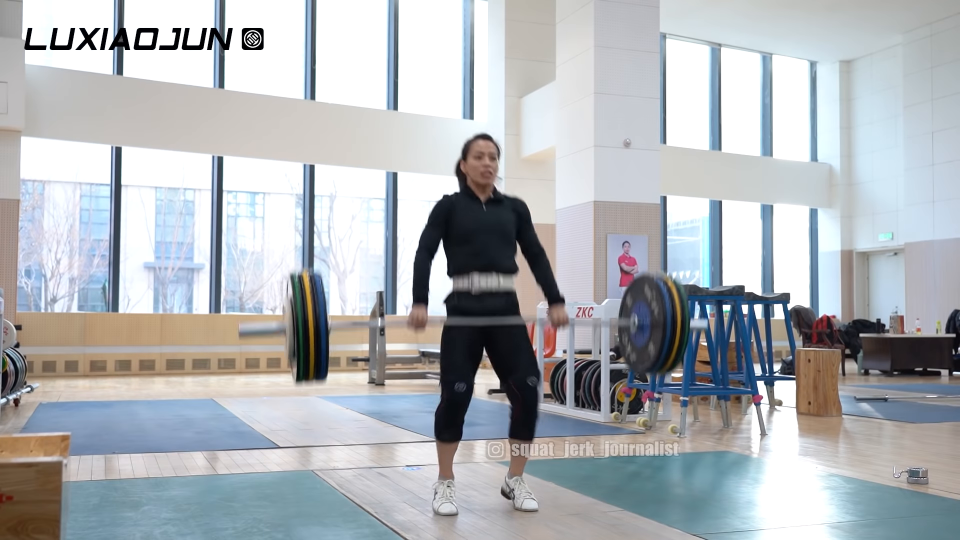
#> input picture frame 15 of Dense_Optical_Flow_Farneback/input/snatch.mp4, 1920 x 1080 px, given in place of 1920_1080_30fps.mp4, which was not available (shown at 1/2 size)
$ python optical_flow_sparse.py   (older library calls are emulated)
#> lines starting #> are read from the running program, lines starting #| are printed output that depends on the picture; after the words box and inside, x2 and y2 are one past the last pixel; in counts of white or black regions, pixels touching at a corner belong together; pictures that were not available may be replaced by others from this repository, and a replacement may not be noted
import itertools
from pathlib import Path

import cv2
import imageio

import matplotlib
import matplotlib.pyplot as plt

import numpy as np
from natsort import natsorted
from scipy import signal
from scipy.ndimage import gaussian_filter
from scipy.signal import convolve, convolve2d


def lucas_kanade_point(img1, img2, pt, win_size):
    patch1 = cv2.getRectSubPix(img1, (win_size, win_size), tuple(pt))
    patch2 = cv2.getRectSubPix(img2, (win_size, win_size), tuple(pt))
    Ix = cv2.Sobel(patch1, cv2.CV_64F, 1, 0, ksize=5)
    Iy = cv2.Sobel(patch1, cv2.CV_64F, 0, 1, ksize=5)
    It = patch2.astype(np.float64) - patch1.astype(np.float64)
    A = np.vstack((Ix.ravel(), Iy.ravel())).T
    b = -It.ravel()
    ATA = A.T @ A
    ATb = A.T @ b
    if np.linalg.cond(ATA) < 1e6:
        flow = np.linalg.solve(ATA, ATb)
    else:
        flow = np.zeros(2, dtype=np.float32)
    return flow.astype(np.float32)


def warp_patch(img, pt, flow, win_size):
    # Extract the patch
    patch = cv2.getRectSubPix(img, (win_size, win_size), tuple(pt))
    w = win_size
    gx, gy = np.meshgrid(np.arange(w), np.arange(w))

    # Shift *backwards* by the current flow
    map_x = (gx - flow[0]).astype(np.float32)
    map_y = (gy - flow[1]).astype(np.float32)

    warped = cv2.remap(
        patch,
        map_x,
        map_y,
        interpolation=cv2.INTER_LINEAR,
        borderMode=cv2.BORDER_REFLECT,
    )
    return warped


def hierarchical_lk_point(pt0, img1, img2, max_level, win_size):
    # build pyramids
    pyr1, pyr2 = [img1], [img2]
    for _ in range(max_level):
        pyr1.append(cv2.pyrDown(pyr1[-1]))
        pyr2.append(cv2.pyrDown(pyr2[-1]))

    flow = np.zeros(2, dtype=np.float32)
    pt = np.array(pt0, dtype=np.float32) / (2**max_level)

    for level in range(max_level, -1, -1):
        I1 = pyr1[level]  # template
        I2 = pyr2[level]  # new frame

        # Warp and extract patches
        patch1_warp = warp_patch(I1, pt, flow / (2**level), win_size)
        patch2 = cv2.getRectSubPix(I2, (win_size, win_size), tuple(pt))

        # Compute residual flow at the patch center
        center = (win_size // 2, win_size // 2)
        d_flow = lucas_kanade_point(patch1_warp, patch2, center, win_size)

        # Accumulate
        flow = flow * 2 + d_flow
        pt += d_flow

    return flow


def track_and_write(video_path, output_path, init_pt, max_level, win_size):
    """
    Track a single point through a video, write out tracking visualization.
    """
#> called with init_pt = (1676, 654), max_level = 3, win_size = 21
    cap = cv2.VideoCapture(str(video_path))
    if not cap.isOpened():
        raise RuntimeError(f"Cannot open {video_path}")

    # Read first frame
    ret, frame = cap.read()
#> frame is the input picture: shape (1080, 1920, 3); mean B, G, R 183.7, 179.8, 175.9
    if not ret:
        raise RuntimeError("Failed to read first frame")
    h, w = frame.shape[:2]
#> h = 1080; w = 1920

    # Use Motion JPEG codec
    fourcc = cv2.VideoWriter_fourcc(*"MJPG")
    writer = cv2.VideoWriter(str(output_path), fourcc, 30.0, (w, h))

    # Setup tracking
    prev_gray = cv2.cvtColor(frame, cv2.COLOR_BGR2GRAY).astype(np.float32)
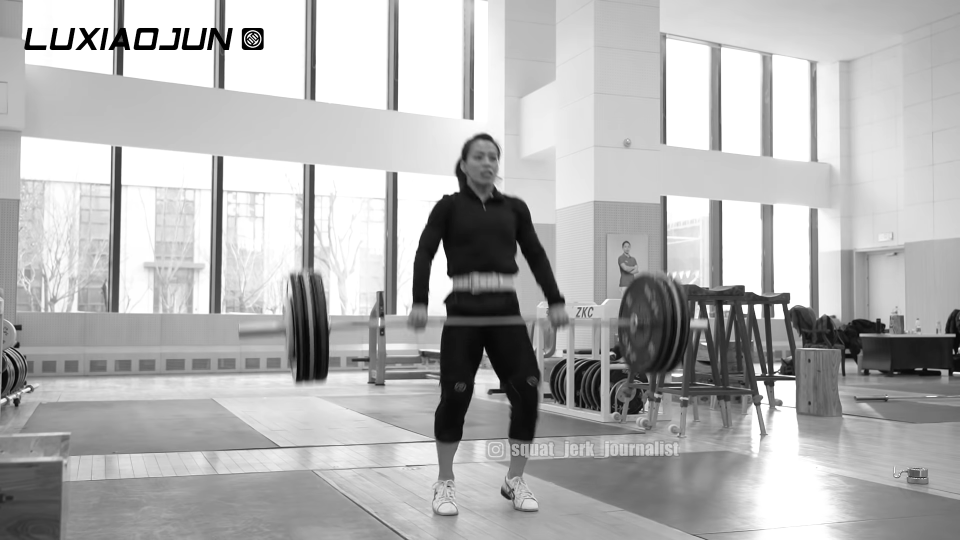
#> prev_gray: shape (1080, 1920) float32 (shown at 1/2 size); min 0, max 255, mean 179.1
    pt = np.array(init_pt, dtype=np.float32)
    traj = [pt.copy()]

    while True:
        ret, frame = cap.read()
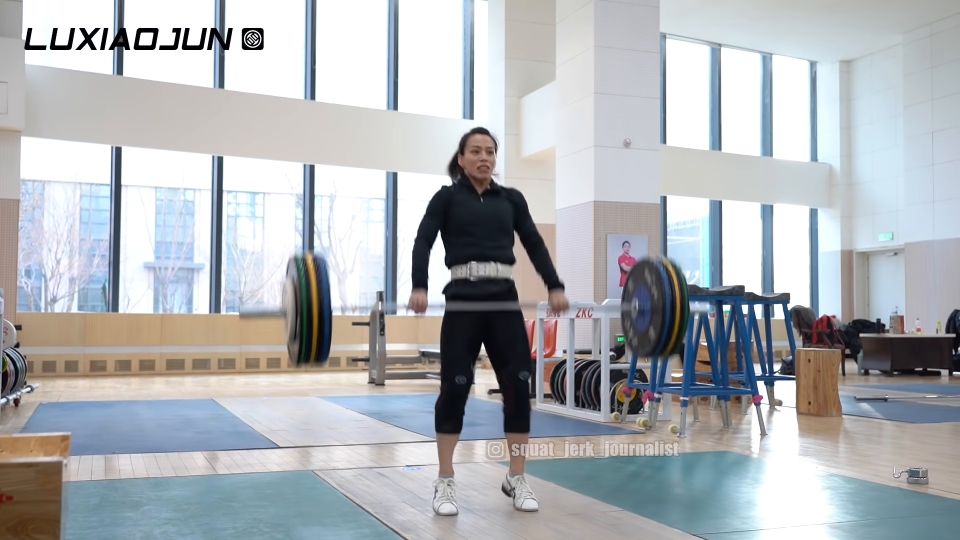
#> input picture frame 16 of Dense_Optical_Flow_Farneback/input/snatch.mp4, 1920 x 1080 px, given in place of 1920_1080_30fps.mp4, which was not available (shown at 1/2 size)
#> frame is the input picture: shape (1080, 1920, 3); mean B, G, R 183.2, 179.4, 175.6
        if not ret:
            break
        gray = cv2.cvtColor(frame, cv2.COLOR_BGR2GRAY).astype(np.float32)
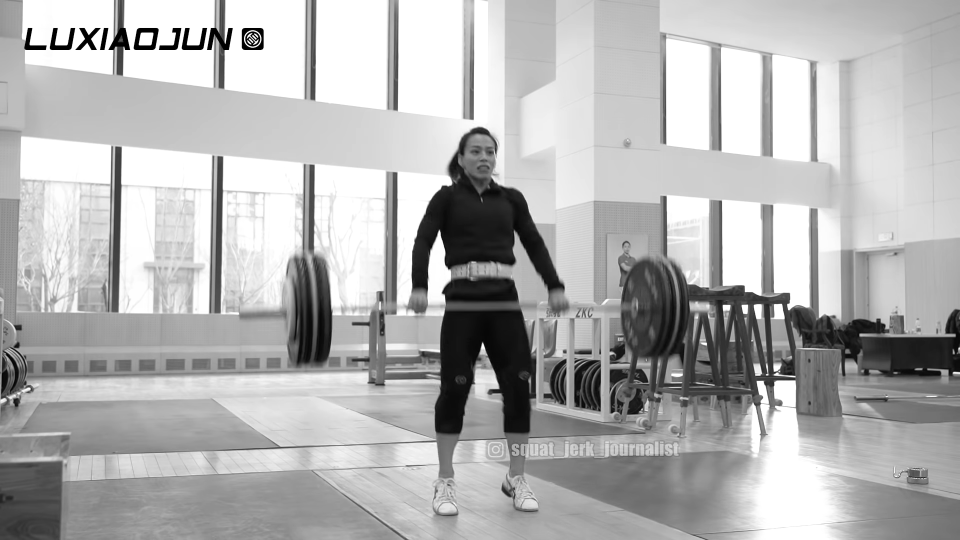
#> gray: shape (1080, 1920) float32 (shown at 1/2 size); min 0, max 255, mean 178.7

        # Compute flow and update point
        flow = hierarchical_lk_point(pt, prev_gray, gray, max_level, win_size)
#> after the loop in hierarchical_lk_point, `for _ in range(max_level):`: pyr1 = 4 items
#> the loop in hierarchical_lk_point, `for level in range(max_level, -1, -1):` made 4 passes
#> (ATA in lucas_kanade_point, ATb in lucas_kanade_point, flow, d_flow) on passes 2 to 4: ([[4612583.1, -1397620.7], [-1397620.7, 67592553.7]], [272.7, -6410.6], [2.04e-05, -8.68e-05], [3.06e-05, -9.42e-05]), ([[1.01e+09, -23129437.9], [-23129437.9, 247050616]], [39179.4, -40088.9], [7.6e-05, -0.000333], [3.51e-05, -0.000159]), ([[1.1e+10, 1.67e+09], [1.67e+09, 299485614]], [-268743.8, -43727.6], [0.000137, -0.000727], [-1.52e-05, -6.15e-05])
#> (ATA in lucas_kanade_point, ATb in lucas_kanade_point, d_flow) on pass 1: ([[920864679.1, -232727088.1], [-232727088.1, 2.01e+09]], [-5530, 8638.9], [-5.07e-06, 3.72e-06])
#> pass 1, in hierarchical_lk_point, `I2 = pyr2[level]`:
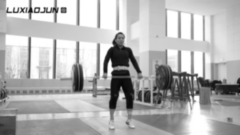
#> I2: shape (135, 240) float32; min 7.72, max 255, mean 178.9
#> pass 1, in warp_patch, `patch = cv2.getRectSubPix(img, (win_size, win_size), tuple(pt))`:
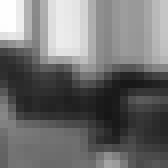
#> patch: shape (21, 21) float32 (shown 8 times larger); min 22.68, max 255, mean 112.7
#> pass 1, in warp_patch, `map_x = (gx - flow[0]).astype(np.float32)`:
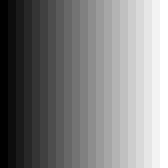
#> map_x: shape (21, 21) float32 (shown 8 times larger); min 0, max 20, mean 10; drawn with min black and max white
#> after the loop in hierarchical_lk_point, `for level in range(max_level, -1, -1):`:
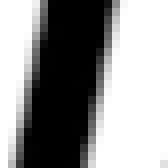
#> patch1_warp: shape (21, 21) float32 (shown 8 times larger); min 0, max 255, mean 146.9
#> flow = [0.000137, -0.000727]
        pt += flow
#> pt = [1676, 654]
        traj.append(pt.copy())

        # Draw trajectory
        vis = frame.copy()
        for i in range(1, len(traj)):
            cv2.line(
                vis,
                tuple(traj[i - 1].astype(int)),
                tuple(traj[i].astype(int)),
                (0, 255, 0),
                2,
            )
#> this loop made 1 pass
#> vis: shape (1080, 1920, 3); under 0.01% of pixels changed, all inside (x1, y1, x2, y2) = (1675, 652, 1678, 656)

        # Draw current point
        cv2.circle(vis, tuple(pt.astype(int)), 4, (0, 0, 255), -1)
#> vis: shape (1080, 1920, 3); mean B, G, R 183.2, 179.4, 175.6

        # Write frame
        writer.write(vis)
        prev_gray = gray

    cap.release()
    writer.release()
    print(f"Successfully wrote video to {output_path}")


if __name__ == "__main__":
    input_mp4 = Path("./input/1920_1080_30fps.mp4")
    output_dir = Path("./output/airplane")
    output_dir.mkdir(parents=True, exist_ok=True)

    init_pt = (1676, 654)  # initial point to track

    MAX_LEVELS = [3, 4, 5, 6]
    WIN_SIZES = [21, 41, 61, 81, 101]

    for max_lev, win in itertools.product(MAX_LEVELS, WIN_SIZES):
        out_file = output_dir / f"traj_L{max_lev}_W{win}.avi"

        print(f"Tracking with max_level={max_lev}, win_size={win} → {out_file.name}")

        track_and_write(input_mp4, out_file, init_pt, max_lev, win)

    print("All done.")

$ run again, starting later in the video
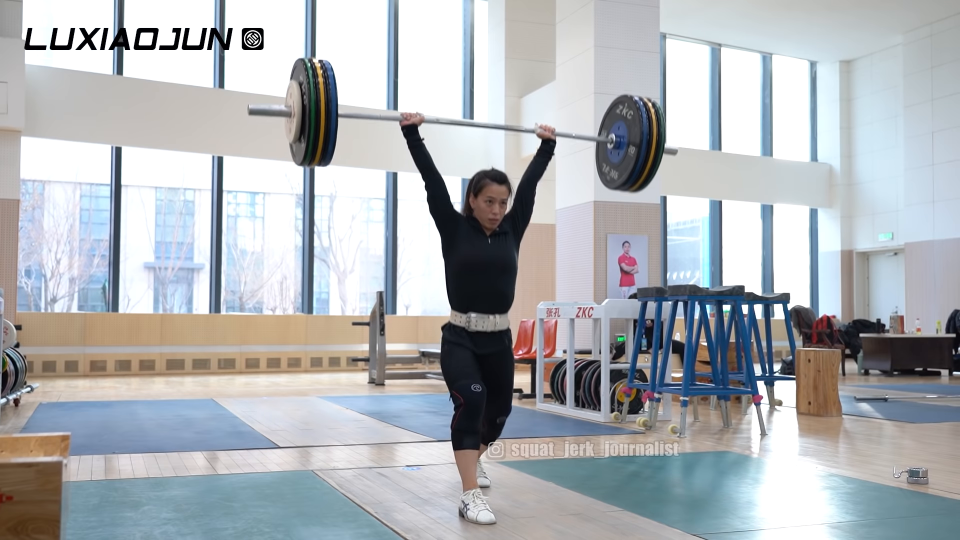
#> input picture frame 67 of Dense_Optical_Flow_Farneback/input/snatch.mp4, 1920 x 1080 px, given in place of 1920_1080_30fps.mp4, which was not available (shown at 1/2 size)
#> in track_and_write, frame is the input picture: shape (1080, 1920, 3); mean B, G, R 182.9, 179, 175.3
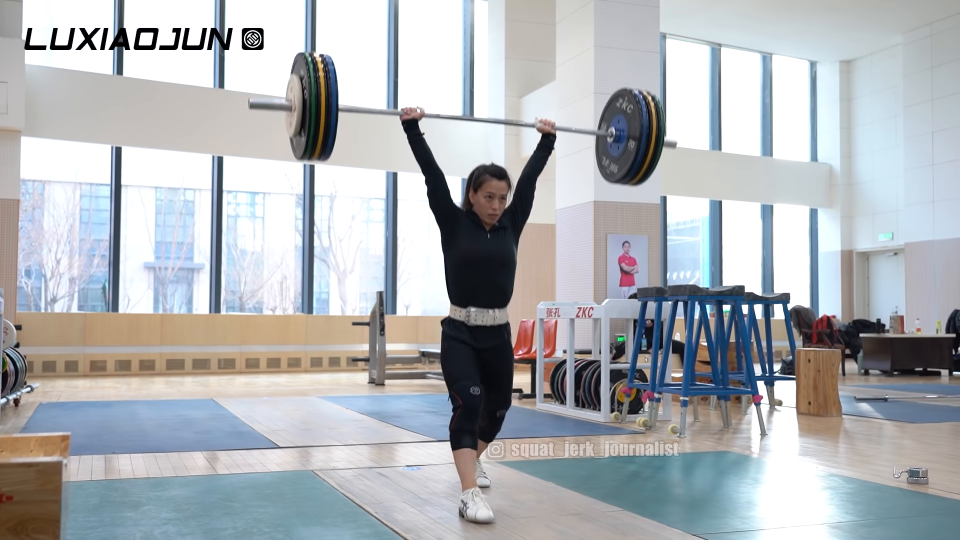
#> input picture frame 68 of Dense_Optical_Flow_Farneback/input/snatch.mp4, 1920 x 1080 px, given in place of 1920_1080_30fps.mp4, which was not available (shown at 1/2 size)
#> in track_and_write, frame is the input picture: shape (1080, 1920, 3); mean B, G, R 182.8, 178.9, 175.2
#> after the loop in hierarchical_lk_point, `for _ in range(max_level):`: pyr1 = 4 items
#> the loop in hierarchical_lk_point, `for level in range(max_level, -1, -1):` made 4 passes
#> (ATA in lucas_kanade_point, ATb in lucas_kanade_point, d_flow, pt) on passes 1 to 2: ([[921199261.4, -231925175.7], [-231925175.7, 2.01e+09]], [5386.9, -17093.8], [3.82e-06, -8.05e-06], [209.5, 81.75]), ([[5.14e+09, -2.2e+09], [-2.2e+09, 1.21e+09]], [54866673.9, -26568075.1], [0.00586, -0.0113], [209.5, 81.74])
#> pass 1, in hierarchical_lk_point, `I2 = pyr2[level]`:
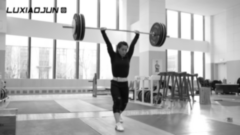
#> I2: shape (135, 240) float32; min 9.09, max 255, mean 178.4
#> in track_and_write, `flow = hierarchical_lk_point(pt, prev_gray, gray, max_level, win_size)`: flow = [0.0235, -0.045]
#> in track_and_write, `pt += flow`: pt = [1676, 654]
#> the loop in track_and_write, `for i in range(1, len(traj)):` made 1 pass

$ run again, starting later in the video
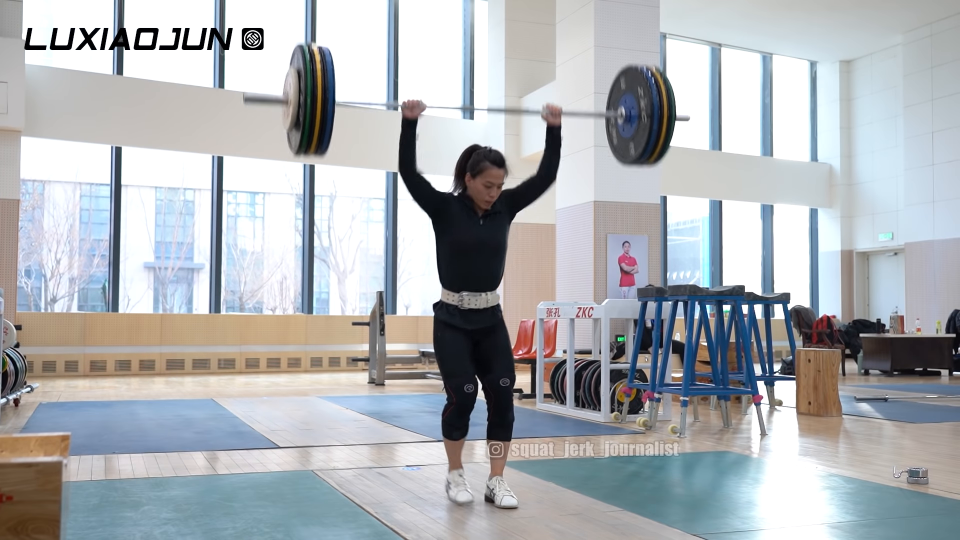
#> input picture frame 120 of Dense_Optical_Flow_Farneback/input/snatch.mp4, 1920 x 1080 px, given in place of 1920_1080_30fps.mp4, which was not available (shown at 1/2 size)
#> in track_and_write, frame is the input picture: shape (1080, 1920, 3); mean B, G, R 181.5, 177.6, 174
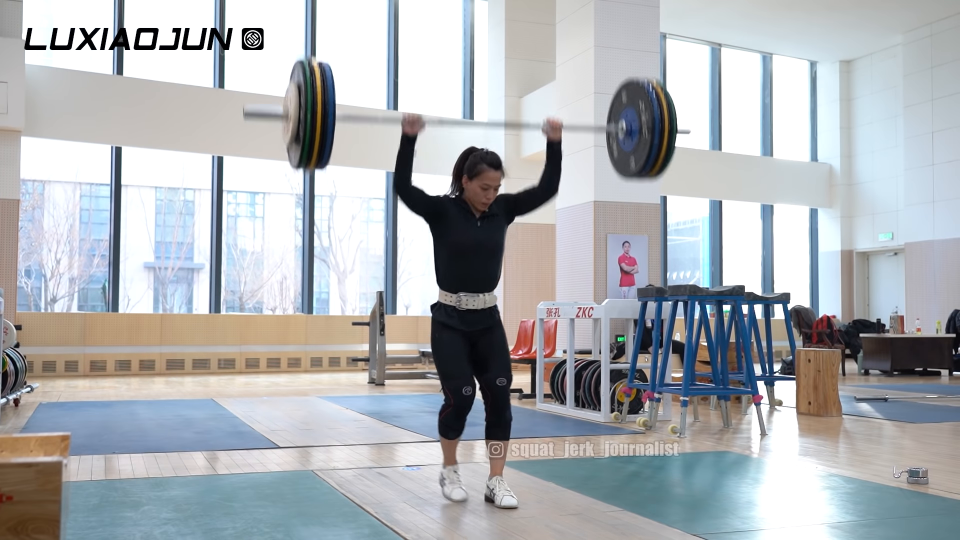
#> input picture frame 121 of Dense_Optical_Flow_Farneback/input/snatch.mp4, 1920 x 1080 px, given in place of 1920_1080_30fps.mp4, which was not available (shown at 1/2 size)
#> in track_and_write, frame is the input picture: shape (1080, 1920, 3); mean B, G, R 181.6, 177.7, 174.1
#> after the loop in hierarchical_lk_point, `for _ in range(max_level):`: pyr1 = 4 items
#> the loop in hierarchical_lk_point, `for level in range(max_level, -1, -1):` made 4 passes
#> (ATA in lucas_kanade_point, ATb in lucas_kanade_point, d_flow, pt) on passes 1 to 2: ([[930195604.6, -230236726.3], [-230236726.3, 2e+09]], [785.4, -2793.7], [5.14e-07, -1.34e-06], [209.5, 81.75]), ([[3.94e+09, -1.07e+09], [-1.07e+09, 833585167.4]], [-54129441.8, 26370147.3], [-0.00788, 0.0215], [209.5, 81.77])
#> pass 1, in hierarchical_lk_point, `I2 = pyr2[level]`:
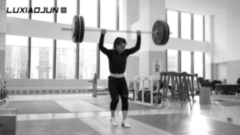
#> I2: shape (135, 240) float32; min 6.41, max 255, mean 177.2
#> in track_and_write, `flow = hierarchical_lk_point(pt, prev_gray, gray, max_level, win_size)`: flow = [-0.0313, 0.0858]
#> in track_and_write, `pt += flow`: pt = [1676, 654.1]
#> the loop in track_and_write, `for i in range(1, len(traj)):` made 1 pass
